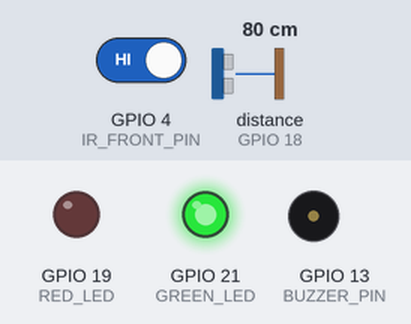
Simulated run of this sketch. Board: ESP32. On the bench: output pins drawn as LEDs (lit = HIGH), buzzer (waves = sounding). Wiring (inferred from the names in the program): ultrasonic range finder: trigger GPIO 5; echo GPIO 18. The test bench sets the inputs (shaded band); at power-on: distance to the obstacle (sensor on GPIO 18) 80 cm, GPIO 4 (IR_FRONT_PIN) HIGH. The echo pulse lasts 58.3 µs per cm; WiFi joins after 1.5 s; servers stay silent unless stated; storage starts empty; pins used as bus, display or sensor lines are not drawn; what the sketch prints to the serial monitor is not drawn.

Above: at 2.7 s.
2.8 s: distance to the obstacle (sensor on GPIO 18) set to 18 cm
4.3 s: distance to the obstacle (sensor on GPIO 18) set to 15 cm
At 4.7 s:
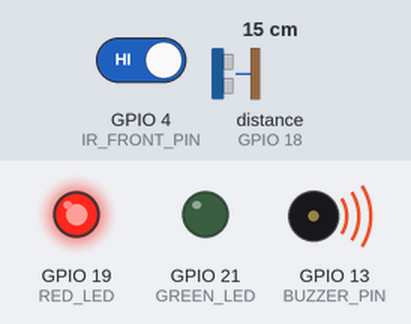
7.3 s: distance to the obstacle (sensor on GPIO 18) set to 8 cm
At 7.48 s:
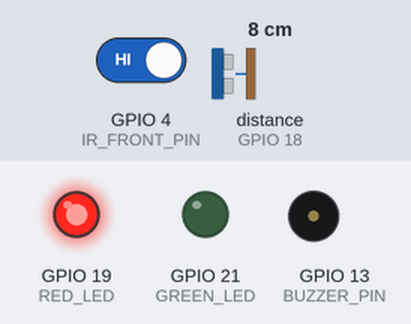
10.3 s: distance to the obstacle (sensor on GPIO 18) set to 5 cm
11.8 s: distance to the obstacle (sensor on GPIO 18) set to 9 cm
At 11.98 s:
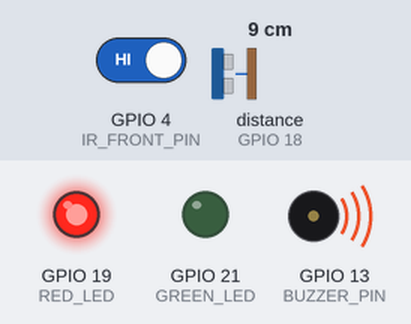
Timing chart, 0 to 15.8 s (numbered marks = the images above; inputs shaded):
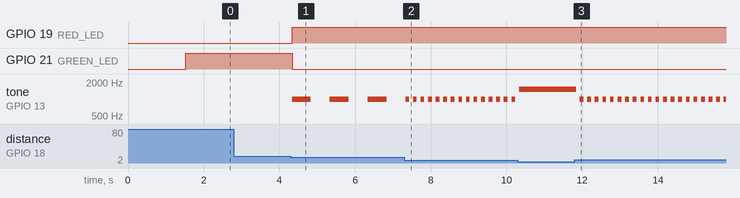

Measured:
- the behaviour switches between 17 and 16 cm on distance to the obstacle (sensor on GPIO 18) (found by bisection; images 0 and 1)
- after the input at 2.8 s, every drawn part: stays the same
- after the input at 4.3 s, GPIO 19 (RED_LED): LOW → HIGH at once; GPIO 21 (GREEN_LED): HIGH → LOW at once; tone on GPIO 13 (BUZZER_PIN): alternates 1000 Hz for 0.50 s and silent for 0.50 s, starting at once
- after the input at 7.3 s, tone on GPIO 13 (BUZZER_PIN): alternates 1000 Hz for 0.10 s and silent for 0.10 s, starting after 0.13 s
- after the input at 11.8 s, tone on GPIO 13 (BUZZER_PIN): alternates 1000 Hz for 0.10 s and silent for 0.10 s, starting at once

The sketch:

ParkingRadar.ino
```cpp
#include <WiFi.h>
#include <WebServer.h>
#include <LittleFS.h>

// --- HARDWARE PINS ---
#define TRIG_PIN 5
#define ECHO_PIN 18
#define IR_FRONT_PIN 4
#define BUZZER_PIN 13
#define RED_LED 19
#define GREEN_LED 21

// --- WI-FI SETTINGS ---
const char* ssid = "xxxxxxx";
const char* password = "xxxxxxx";

WebServer server(80);

int currentDistanceCm = 999;
bool isFrontBlocked = false;

// --- TIMER VARIABLES FOR NON-BLOCKING LOGIC ---
unsigned long previousSensorMillis = 0;
unsigned long previousBuzzerMillis = 0;
bool buzzerIsOn = false;
const long sensorInterval = 100; // Check sensors every 100ms

// --- SEND SENSOR DATA TO THE UI ---
void handleData() {
  String json = "{";
  json += "\"frontBlocked\":" + String(isFrontBlocked ? "true" : "false") + ",";
  json += "\"rearDistance\":" + String(currentDistanceCm);
  json += "}";
  server.send(200, "application/json", json);
}

void setup() {
  Serial.begin(115200);

  pinMode(TRIG_PIN, OUTPUT);
  pinMode(ECHO_PIN, INPUT);
  pinMode(IR_FRONT_PIN, INPUT);
  pinMode(BUZZER_PIN, OUTPUT);
  pinMode(RED_LED, OUTPUT);
  pinMode(GREEN_LED, OUTPUT);

  // 1. SAFE LITTLEFS MOUNT
  if(!LittleFS.begin(true)){
    Serial.println("Error mounting LittleFS! Did you upload the data folder?");
    // Stop the ESP32 safely here so it doesn't crash the IDE!
    while(true) { delay(1000); }
  }

  // 2. CONNECT TO WI-FI (Safe Version)
  Serial.println("Connecting to WiFi...");
  WiFi.begin(ssid, password);

  int wifiAttempts = 0;
  // Try for 10 seconds (20 attempts * 500ms)
  while (WiFi.status() != WL_CONNECTED && wifiAttempts < 20) {
    delay(500);
    Serial.println("."); // Safe printing
    wifiAttempts++;
  }

  if (WiFi.status() == WL_CONNECTED) {
    Serial.println("\n--- CONNECTED ---");
    Serial.print("IP Address: ");
    Serial.println(WiFi.localIP());
  } else {
    Serial.println("\n--- WI-FI FAILED TO CONNECT ---");
    Serial.println("Check your SSID and Password at the top of the code!");
  }

  // 3. START THE WEB SERVER (Explicit Routing)

  // Explicitly serve index.html when the root IP is requested
  server.on("/", []() {
    File file = LittleFS.open("/index.html", "r");
    server.streamFile(file, "text/html");
    file.close();
  });

  // Explicitly serve the CSS file
  server.on("/style.css", []() {
    File file = LittleFS.open("/style.css", "r");
    server.streamFile(file, "text/css");
    file.close();
  });

  // Explicitly serve the JavaScript file
  server.on("/script.js", []() {
    File file = LittleFS.open("/script.js", "r");
    server.streamFile(file, "application/javascript");
    file.close();
  });

  // Serve the live sensor data JSON
  server.on("/data", handleData);

  // Turn the server on
  server.begin();
}

void loop() {
  // 1. ALWAYS LISTEN FOR THE PHONE
  server.handleClient();

  unsigned long currentMillis = millis();

  // 2. CHECK SENSORS (Every 100ms)
  if (currentMillis - previousSensorMillis >= sensorInterval) {
    previousSensorMillis = currentMillis;

    isFrontBlocked = (digitalRead(IR_FRONT_PIN) == 0);

    digitalWrite(TRIG_PIN, LOW); delayMicroseconds(2);
    digitalWrite(TRIG_PIN, HIGH); delayMicroseconds(10);
    digitalWrite(TRIG_PIN, LOW);

    long duration = pulseIn(ECHO_PIN, HIGH, 15000);
    currentDistanceCm = duration * 0.034 / 2;
    if (currentDistanceCm == 0) currentDistanceCm = 999;
  }

  // 3. NON-BLOCKING BUZZER & LED LOGIC
  if (currentDistanceCm <= 5 || isFrontBlocked) {
    // CRITICAL: Solid tone, no pulsing
    digitalWrite(RED_LED, HIGH);
    digitalWrite(GREEN_LED, LOW);
    tone(BUZZER_PIN, 1500);
  }
  else if (currentDistanceCm <= 10) {
    // WARNING: Fast Pulse (Every 100ms)
    digitalWrite(RED_LED, HIGH);
    digitalWrite(GREEN_LED, LOW);
    if (currentMillis - previousBuzzerMillis >= 100) {
      previousBuzzerMillis = currentMillis;
      buzzerIsOn = !buzzerIsOn; // Flip the buzzer state
      if (buzzerIsOn) tone(BUZZER_PIN, 1000);
      else noTone(BUZZER_PIN);
    }
  }
  else if (currentDistanceCm <= 15) {
    // NOTICE: Slow Pulse (Every 500ms)
    digitalWrite(RED_LED, HIGH);
    digitalWrite(GREEN_LED, LOW);
    if (currentMillis - previousBuzzerMillis >= 500) {
      previousBuzzerMillis = currentMillis;
      buzzerIsOn = !buzzerIsOn; // Flip the buzzer state
      if (buzzerIsOn) tone(BUZZER_PIN, 1000);
      else noTone(BUZZER_PIN);
    }
  }
  else {
    // SAFE: All clear
    digitalWrite(RED_LED, LOW);
    digitalWrite(GREEN_LED, HIGH);
    noTone(BUZZER_PIN);
  }
}
```
